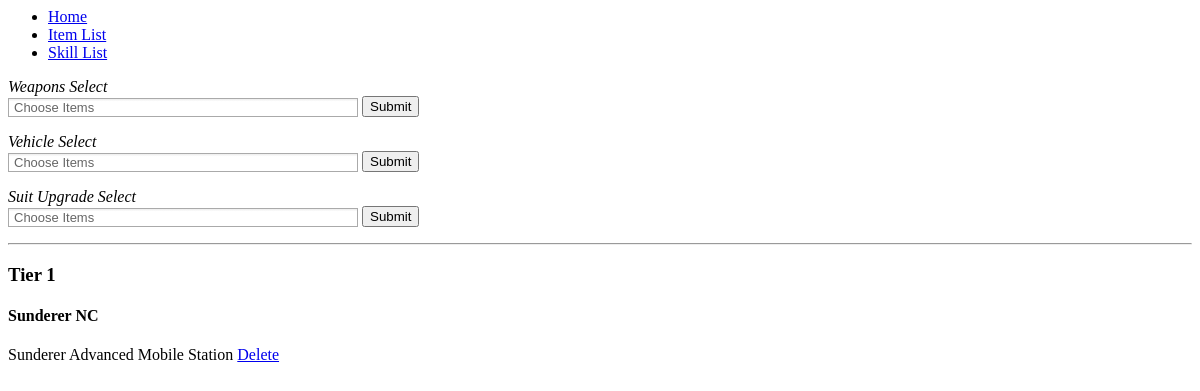
The page /viewTree.php?id=1 on the database its author committed.
### tables this page shows
CREATE TABLE IF NOT EXISTS `group_items` (
  `group_id` int(11) NOT NULL,
  `item_id` int(11) NOT NULL,
  UNIQUE KEY `group_id` (`group_id`,`item_id`)
);

CREATE TABLE IF NOT EXISTS `vehicle_attachment` (
  `description` text NOT NULL,
  `faction_id` int(11) NOT NULL,
  `item_id` int(11) NOT NULL,
  `slot_id` int(11) NOT NULL,
  `vehicle_id` int(11) NOT NULL
);

CREATE TABLE IF NOT EXISTS `items` (
  `item_id` int(11) NOT NULL,
  `image_path` text NOT NULL,
  `description` text NOT NULL,
  `name` text NOT NULL,
  `faction_id` int(11) NOT NULL,
  `item_category_id` int(11) NOT NULL,
  `item_type_id` int(11) NOT NULL,
  PRIMARY KEY (`item_id`)
);

### controller/Controller.php (called while the page is built, shortened)
<?php
class Controller {
	protected function view($page, $model = null)
	{
		include_once("view/shared/pagelayout.php");
	}
	public function viewTree()
	{
		include("model/dbconnect.php");
		include_once("model/Forest.php");
		$tempTrees = array();
		array_push($tempTrees, $_GET["id"]);
		$forest = new Forest($tempTrees);
		$allItems = new Forest(-1);
		$model = array();
		$model["forest"] = $forest;
		$model["allItems"] = $allItems;
		$page = 'view/viewtree.php';
		$this->view($page, $model);
	}
}
?>

### viewTree.php (called while the page is built)
<?php
	include_once("controller/Controller.php");
	$controller = new Controller();
	$controller->viewTree();
?>

### model/Tree.php (called while the page is built, shortened)
<?php
include_once("model/Branch.php");
class Tree {
	public function __construct($name)
    {
        $this->name = $name;
    }
}
?>

### model/Forest.php (called while the page is built, shortened)
<?php
	include_once("model/Tree.php");
	Class Forest
	{
		public $treeList;
		public function __construct($treeList)
		{
			if($treeList == -1)
			{
				$this->populateAll();
			}
			else
			{
				$this->treeList = $treeList;
				$this->populate();
			}
		}
		protected function populate()
		{
			foreach($this->treeList as $tree)
			{
				$vehicle = '
				SELECT b.group_name, p.name, cb.item_id, a.description AS base_name
				FROM (
				SELECT *
				FROM groups
				WHERE group_id = '.$tree.'
				)b
				JOIN group_items cb ON cb.group_id = b.group_id
				JOIN (
				SELECT * FROM items
				WHERE
				item_type_id = 33
				) p ON p.item_id = cb.item_id
				LEFT JOIN vehicle_attachment a ON cb.item_id = a.item_id
				ORDER BY p.name ASC
				';
				$this->runQ($vehicle);
			}
		}
		protected function runQ($query)
		{
			include("model/dbconnect.php");
			$queryItems = $dbh->prepare($query);
			$queryItems->execute();
			$rows = $queryItems->fetchAll();
		}
	}
?>

### model/Branch.php (called while the page is built, shortened)
<?php
include_once("model/Leaf.php");
class Branch {
	public function __construct($name)
    {
        $this->name = $name;
    }
}
?>

### model/Leaf.php (called while the page is built, shortened)
<?php
class Leaf {
	public function __construct($eqName, $item_id)
    {
		$this->name = $eqName;
		$this->item_id = $item_id;
    }
}
?>

### view/viewtree.php (the view, shortened to what this page needs)
<div>
  <em>Weapons Select</em>
  <form id="InfantryWeapons" method="post" action="insertLeaf.php">
	<input type="submit" name="Submit" value=Submit tabindex="2" />
	</form>
</div>
<div>
  <em>Vehicle Select</em>
  <form id="VehicleStuff" method="post" action="insertLeaf.php">
	<input type="submit" name="Submit" value=Submit tabindex="2" />
	</form>
</div>
<div>
  <em>Suit Upgrade Select</em>
  <form id="SuitStuff" method="post" action="insertLeaf.php">
	<input type="submit" name="Submit" value=Submit tabindex="2" />
	</form>
</div>
<div>
<?php
	foreach($model["forest"]->trees as $tree)
	{
		echo "<hr/>";
		echo "<h3>".$tree->name."</h3>";
		foreach($tree->branches as $branch)
		{
			echo "<h4>".$branch->name."</h4>";
			foreach($branch->leaves as $leaf)
			{
				echo $leaf->name;
				echo ' <a href="deleteLeaf.php?group_id='.$_GET["id"].'&item_id='.$leaf->item_id.'">Delete</a><br/>';
			}
		}
	}
?>
</div>

### rows shown on the page
group_items: name "Tier 1", vehicle_attachment.description "Sunderer NC", item.name "Sunderer Advanced Mobile Station"
